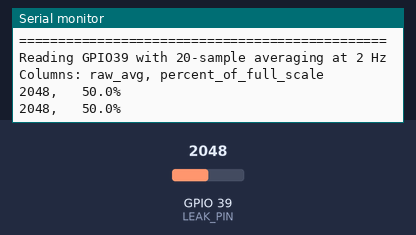
The program below on a simulated ESP32. Parts: the last lines printed to the serial monitor. The inputs (shaded band) are chosen by the test bench; at power-on: GPIO 39 (LEAK_PIN) = 2048 (analog values on the 0–4095 scale).

Above: at 1.7 s.
1.8 s: GPIO 39 (LEAK_PIN) set to 2866
At 2.3 s:
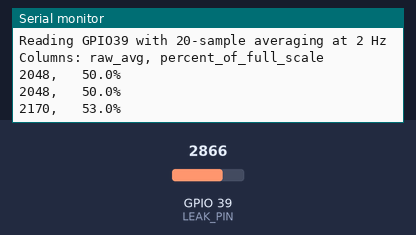
3.3 s: GPIO 39 (LEAK_PIN) set to 3603
At 4.1 s:
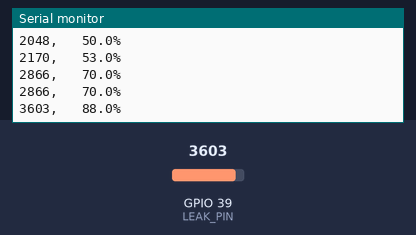
Timing chart, 0 to 6.3 s (numbered marks = the images above; inputs shaded):
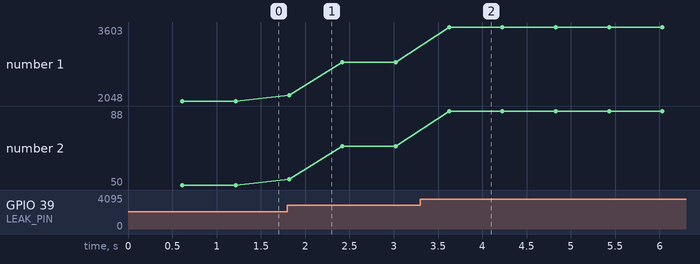

Measured:
- after the input at 1.8 s, the serial monitor: prints a new line at once (image 1)
- after the input at 3.3 s, the serial monitor: prints a new line after 0.33 s (image 2)
- plotted number 1: 2048 → 2866 after the input at 1.8 s, 2866 → 3603 after the input at 3.3 s
- plotted number 2: 50 → 70 after the input at 1.8 s, 70 → 88 after the input at 3.3 s

The program:

main.cpp
```cpp
/*
 * Plant Autonomy Testbed — Phase 1 component test
 * Sensor: DIYables water/leak detection sensor (analog output)
 *
 * Wiring:
 *   Sensor VCC  -> 3.3V on extension board
 *   Sensor GND  -> GND rail (common with everything else)
 *   Sensor AOUT -> ESP32 GPIO39 (ADC1, input-only, WiFi-safe)
 *
 * Output (2 Hz on serial @ 115200):
 *   raw counts (0..4095), percent of full scale, 20-sample average
 *
 * Note: higher readings indicate more water on the pads (opposite polarity
 * from the soil moisture sensor). Threshold for "leak detected" will be
 * set in Phase 2 firmware based on the readings recorded during this test.
 */

#include <Arduino.h>

static const uint8_t  LEAK_PIN    = 39;
static const uint8_t  AVG_SAMPLES = 20;
static const uint32_t SAMPLE_MS   = 500;
static const uint16_t ADC_MAX     = 4095;

uint16_t read_averaged() {
  uint32_t sum = 0;
  for (uint8_t i = 0; i < AVG_SAMPLES; i++) {
    sum += analogRead(LEAK_PIN);
    delay(5);
  }
  return (uint16_t)(sum / AVG_SAMPLES);
}

void setup() {
  analogReadResolution(12);
  analogSetPinAttenuation(LEAK_PIN, ADC_11db);
  Serial.begin(115200);
  delay(500);
  Serial.println();
  Serial.println(F("Plant Autonomy Testbed - Leak sensor bench test"));
  Serial.println(F("==============================================="));
  Serial.print(F("Reading GPIO"));
  Serial.print(LEAK_PIN);
  Serial.print(F(" with "));
  Serial.print(AVG_SAMPLES);
  Serial.println(F("-sample averaging at 2 Hz"));
  Serial.println(F("Columns: raw_avg, percent_of_full_scale"));
  Serial.println();
}

void loop() {
  uint16_t raw = read_averaged();
  float pct = (100.0f * raw) / ADC_MAX;

  Serial.print(raw);
  Serial.print(F(",   "));
  Serial.print(pct, 1);
  Serial.println(F("%"));

  delay(SAMPLE_MS);
}
```
